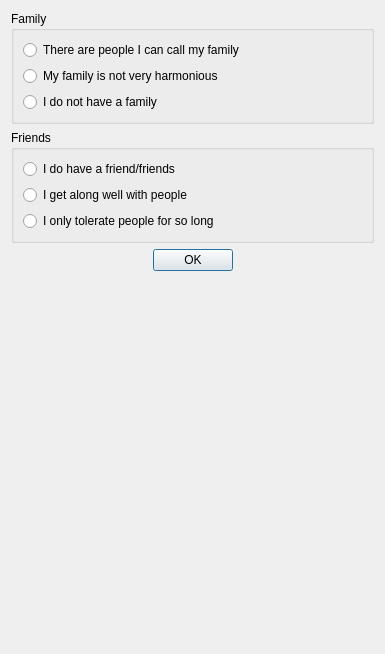
<?xml version="1.0" encoding="UTF-8"?>
<ui version="4.0">
 <class>STR</class>
 <widget class="QDialog" name="STR">
  <property name="geometry">
   <rect>
    <x>0</x>
    <y>0</y>
    <width>385</width>
    <height>654</height>
   </rect>
  </property>
  <property name="windowTitle">
   <string>Short term relations</string>
  </property>
  <layout class="QGridLayout" name="gridLayout">
   <item row="0" column="0">
    <widget class="QGroupBox" name="GBFamily">
     <property name="title">
      <string>Family</string>
     </property>
     <layout class="QGridLayout" name="gridLayout_2">
      <item row="0" column="0">
       <widget class="QRadioButton" name="RBFamilyExc">
        <property name="text">
         <string>There are people I can call my family</string>
        </property>
       </widget>
      </item>
      <item row="1" column="0">
       <widget class="QRadioButton" name="RBFamilyNorm">
        <property name="text">
         <string>My family is not very harmonious</string>
        </property>
       </widget>
      </item>
      <item row="2" column="0">
       <widget class="QRadioButton" name="RBFamilyBad">
        <property name="text">
         <string>I do not have a family</string>
        </property>
       </widget>
      </item>
     </layout>
    </widget>
   </item>
   <item row="1" column="0">
    <widget class="QGroupBox" name="GBFriends">
     <property name="title">
      <string>Friends</string>
     </property>
     <layout class="QGridLayout" name="gridLayout_3">
      <item row="2" column="0">
       <widget class="QRadioButton" name="RBFriendsBad">
        <property name="text">
         <string>I only tolerate people for so long</string>
        </property>
       </widget>
      </item>
      <item row="0" column="0">
       <widget class="QRadioButton" name="RBFriendsExc">
        <property name="text">
         <string>I do have a friend/friends</string>
        </property>
       </widget>
      </item>
      <item row="1" column="0">
       <widget class="QRadioButton" name="RBFriendsNorm">
        <property name="text">
         <string>I get along well with people</string>
        </property>
       </widget>
      </item>
     </layout>
    </widget>
   </item>
   <item row="2" column="0">
    <layout class="QHBoxLayout" name="horizontalLayout_2">
     <item>
      <spacer name="horizontalSpacer">
       <property name="orientation">
        <enum>Qt::Horizontal</enum>
       </property>
       <property name="sizeHint" stdset="0">
        <size>
         <width>40</width>
         <height>20</height>
        </size>
       </property>
      </spacer>
     </item>
     <item>
      <widget class="QPushButton" name="PBOK">
       <property name="text">
        <string>OK</string>
       </property>
      </widget>
     </item>
     <item>
      <spacer name="horizontalSpacer_2">
       <property name="orientation">
        <enum>Qt::Horizontal</enum>
       </property>
       <property name="sizeHint" stdset="0">
        <size>
         <width>40</width>
         <height>20</height>
        </size>
       </property>
      </spacer>
     </item>
    </layout>
   </item>
   <item row="3" column="0">
    <spacer name="verticalSpacer">
     <property name="orientation">
      <enum>Qt::Vertical</enum>
     </property>
     <property name="sizeHint" stdset="0">
      <size>
       <width>20</width>
       <height>317</height>
      </size>
     </property>
    </spacer>
   </item>
  </layout>
 </widget>
 <resources/>
 <connections/>
</ui>
